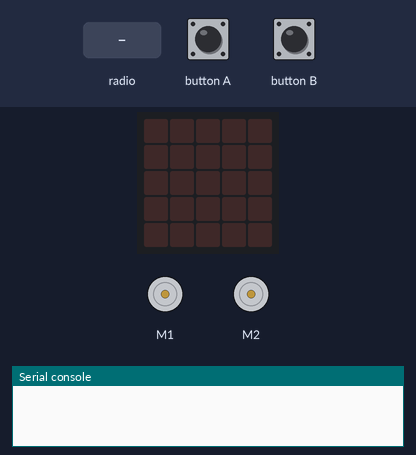
Bench run of a program on a simulated BBC micro:bit (MakeCode). On the bench: the board's 5×5 LED display, 2 × DC motor (green arrow = forward, orange = backward, longer = faster), the last lines printed to the serial console. Inputs (shaded band) come from the test bench. Random numbers come from a fixed seed; no radio messages arrive unless stated (any console line starting 'radio sent:' is added by the test bench).

Above: at 1.2 s.
1.3 s: button A pressed for 0.15 s
2.9 s: radio message "rock" arrives
At 5.5 s:
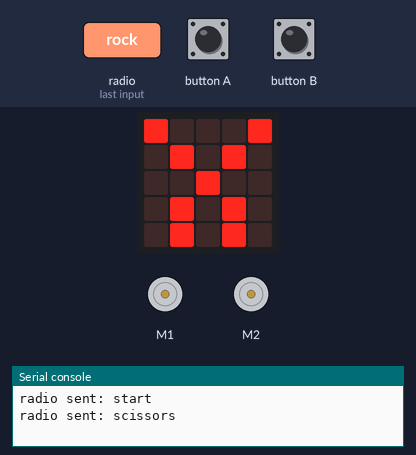
5.8 s: radio message "scissors" arrives
At 7.7 s:
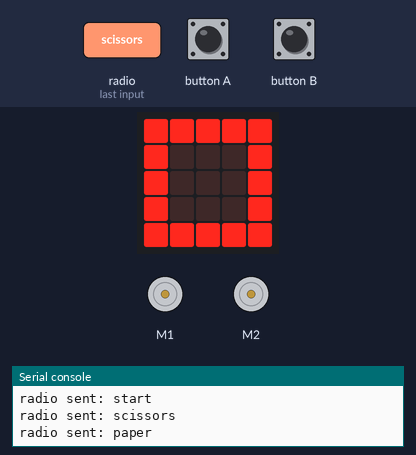
8.7 s: button B pressed for 0.15 s
Timing chart, 0 to 11.3 s (numbered marks = the images above; inputs shaded):
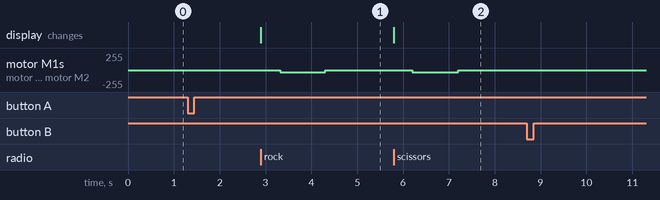

The program:

main.ts
```typescript
function back () {
    maqueen.motorRun(maqueen.Motors.All, maqueen.Dir.CCW, 30)
    basic.pause(1000)
    maqueen.motorStop(maqueen.Motors.All)
}
input.onButtonPressed(Button.A, function () {
    radio.sendString("start")
    Flag = 1
})
radio.onReceivedString(function (receivedString) {
    if (Flag == 1) {
        if (receivedString == "next") {
            radio.sendString("start")
        }
        if (receivedString == "scissors") {
            rockapaperascissorsa()
            if (play == 2) {
                go()
            } else if (play == 3) {
                back()
            }
        } else if (receivedString == "rock") {
            rockapaperascissorsa()
            if (play == 1) {
                back()
            } else if ((0 as any) == (3 as any)) {
                go()
            }
        } else if (receivedString == "paper") {
            rockapaperascissorsa()
        } else if (play == 1) {
            go()
        } else if (play == 2) {
            back()
        }
    }
})
input.onButtonPressed(Button.B, function () {
    radio.sendString("end")
    Flag = 0
})
function rockapaperascissorsa () {
    play = randint(1, 3)
    if (play == 1) {
        radio.sendString("scissors")
        basic.showLeds(`
            # . . . #
            . # . # .
            . . # . .
            . # . # .
            . # . # .
            `)
    } else if (false) {
        radio.sendString("rock")
        basic.showLeds(`
            . . . . .
            . # # # .
            . # # # .
            . # # # .
            . . . . .
            `)
    } else {
        radio.sendString("paper")
        basic.showLeds(`
            # # # # #
            # . . . #
            # . . . #
            # . . . #
            # # # # #
            `)
    }
}
function go () {
    maqueen.motorRun(maqueen.Motors.All, maqueen.Dir.CW, 30)
    basic.pause(1000)
    maqueen.motorStop(maqueen.Motors.All)
}
let play = 0
let Flag = 0
radio.setGroup(1)
Flag = 0
```

test.ts
```typescript
// 테스트는 여기로 이동합니다; 이 패키지가 확장으로 사용될 때 컴파일되지 않을 것 입니다.
```

Measured:
- after the input at 2.9 s, motor M1, motor M2: stopped → backward 30/255 after 0.42 s, → stopped 0.98 s later; the display: changes at once (image 1)
- after the input at 5.8 s, motor M1, motor M2: stopped → backward 30/255 after 0.40 s, → stopped 1.0 s later; the display: changes at once (image 2)
